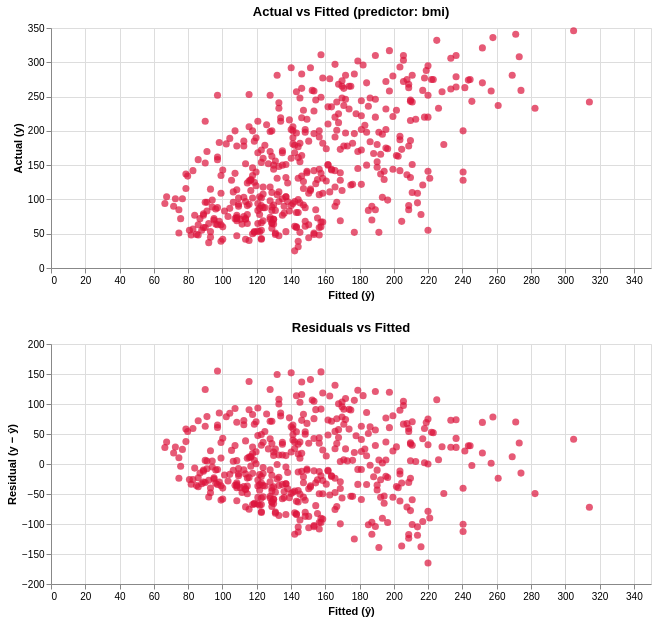

Write notebook code for a chart like this one.
### Markdown cell above
### The same linked selection in Altair
Altair has linked selection built in. One `selection_interval()` is shared by both charts, so there are no handlers to write and no extra packages to install. Drag a box in either chart; a new box replaces the old one. With nothing selected, every point is drawn in crimson.

Because the linking runs in the browser, this chart keeps working in a rendered HTML page, which the Plotly widget above cannot do.

To read more:

- [Interactive Charts](https://altair-viz.github.io/user_guide/interactions/index.html) — how selections work in Altair
- [Parameters, Conditions, & Filters](https://altair-viz.github.io/user_guide/interactions/parameters.html) — sharing one selection between charts, as this cell does
- [Multi-panel Scatter Plot with Linked Brushing](https://altair-viz.github.io/gallery/scatter_linked_brush.html) — a gallery example close to this one

### Code cell
# One brush, shared by both charts. Drag a box in either one.
brush = alt.selection_interval()

linked = link_df[["bmi", "target", "fitted", "resid"]]

points = alt.Chart(linked).mark_circle(size=50).encode(
    color=alt.condition(brush, alt.value("crimson"), alt.value("lightgray")),
    tooltip=["bmi", "target", "fitted", "resid"],
).add_params(brush).properties(width=600, height=240)

top_chart = points.encode(
    x=alt.X("fitted:Q", title="Fitted (ŷ)"),
    y=alt.Y("target:Q", title="Actual (y)"),
).properties(title="Actual vs Fitted (predictor: bmi)")

bottom_chart = points.encode(
    x=alt.X("fitted:Q", title="Fitted (ŷ)"),
    y=alt.Y("resid:Q", title="Residual (y − ŷ)"),
).properties(title="Residuals vs Fitted")

top_chart & bottom_chart

### Figure 1 — Vega-Lite specification as saved in the notebook (floating-point values rounded to 4 significant figures; data arrays with more than 128 entries replaced by an {"elided": "..."} marker saying what was removed)
{"config": {"view": {"continuousWidth": 300, "continuousHeight": 300}}, "vconcat": [{"mark": {"type": "circle", "size": 50}, "encoding": {"color": {"condition": {"param": "param_4", "value": "crimson"}, "value": "lightgray"}, "tooltip": [{"field": "bmi", "type": "quantitative"}, {"field": "target", "type": "quantitative"}, {"field": "fitted", "type": "quantitative"}, {"field": "resid", "type": "quantitative"}], "x": {"field": "fitted", "title": "Fitted (ŷ)", "type": "quantitative"}, "y": {"field": "target", "title": "Actual (y)", "type": "quantitative"}}, "height": 240, "name": "view_4", "title": "Actual vs Fitted (predictor: bmi)", "width": 600}, {"mark": {"type": "circle", "size": 50}, "encoding": {"color": {"condition": {"param": "param_4", "value": "crimson"}, "value": "lightgray"}, "tooltip": [{"field": "bmi", "type": "quantitative"}, {"field": "target", "type": "quantitative"}, {"field": "fitted", "type": "quantitative"}, {"field": "resid", "type": "quantitative"}], "x": {"field": "fitted", "title": "Fitted (ŷ)", "type": "quantitative"}, "y": {"field": "resid", "title": "Residual (y − ŷ)", "type": "quantitative"}}, "height": 240, "name": "view_5", "title": "Residuals vs Fitted", "width": 600}], "data": {"name": "data-7497362895bea2953b619b1952ba4b63"}, "params": [{"name": "param_4", "select": {"type": "interval"}, "views": ["view_4", "view_5"]}], "$schema": "https://vega.github.io/schema/vega-lite/v5.20.1.json", "datasets": {"data-7497362895bea2953b619b1952ba4b63": {"elided": "442 records"}}}
